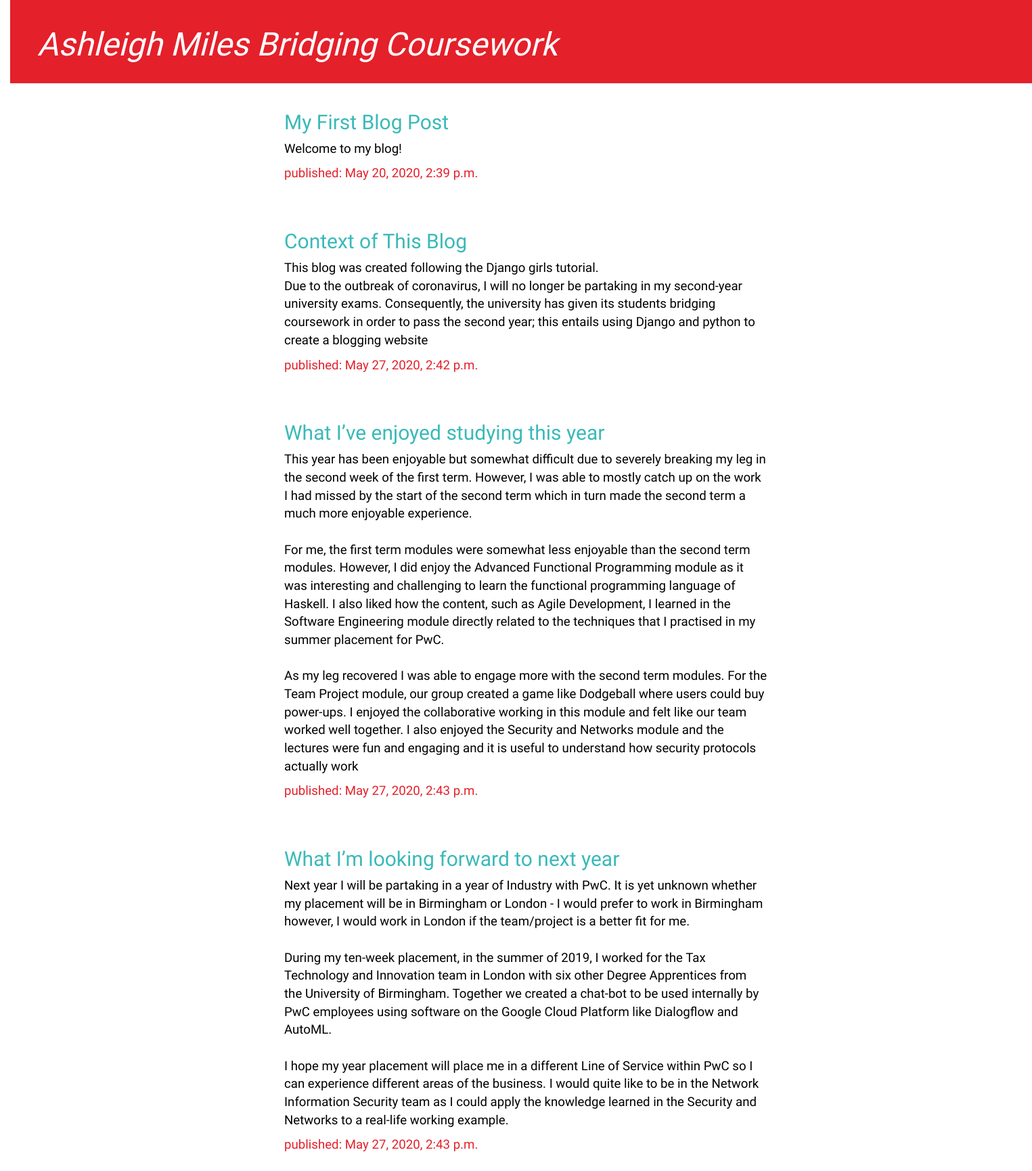
The page / on the database its author committed.
### blog/models.py (models this page shows, shortened)
class Post(models.Model):
    author = models.ForeignKey(settings.AUTH_USER_MODEL, on_delete=models.CASCADE)
    title = models.CharField(max_length=200)
    text = models.TextField()
    created_date = models.DateTimeField(default=timezone.now)
    published_date = models.DateTimeField(blank=True, null=True)

### blog/views.py (the view)
# urls.py: path('', views.post_list, name='post_list'),
def post_list(request):
    posts = Post.objects.filter(published_date__lte=timezone.now()).order_by('published_date')
    return render(request, 'blog/post_list.html', {'posts':posts})

### blog/templates/blog/post_list.html
{% extends 'blog/base.html' %}
{% block content%}
    {% for post in posts %}
        <div class = post>
            <h2><a href="{% url 'post_detail' pk=post.pk %}">{{post.title}}</a></h2>
            <p>{{post.text|linebreaksbr}}</p>
            {% if post.published_date %}
                <div class ="date">
                    <p>published: {{ post.published_date}}</p>
                </div>
            {% endif %}
        </div>
    {% endfor %}
{% endblock %}

### blog/static/css/blog.css (style rules this page uses)
body { padding-left: 15px; }
h1, h2, h3, h4 { font-family:'Orbitron', sans-serif; }
.post { margin-bottom: 70px; }
.post h2 a, .post h2 a:visited, .post h2 { color: #3ab9b9; }
.post p { font-family: 'Raleway', sans-serif; font-size: 14pt; color:#000000; }
.date p { color: #e4202a; }

### rows shown on the page
Post: title "My First Blog Post", text "Welcome to my blog!", published_date "May 20, 2020, 2:39 p.m."
Post: title "Context of This Blog", text "This blog was created following the Django girls tutorial. Due to the outbreak of coronavirus, I will no longer be partaking in my second-year university exams. Consequently, the university has given its students bridging coursework in order to pass the second year; this entails using Django and python to create a blogging website", published_date "May 27, 2020, 2:42 p.m."
Post: title "What I’ve enjoyed studying this year", text "This year has been enjoyable but somewhat difficult due to severely breaking my leg in the second week of the first term. However, I was able to mostly catch up on the work I had missed by the start of the second term which in turn made the second term a much more enjoyable experience. For me, the first term modules were somewhat less enjoyable than the second term modules. However, I did enjoy the Advanced Functional Programming module as it was interesting and challenging to learn the functional programming language of Haskell. I also liked how the content, such as Agile Development, I learned in the Software Engineering module directly related to the techniques that I practised in my…", published_date "May 27, 2020, 2:43 p.m."
Post: title "What I’m looking forward to next year", text "Next year I will be partaking in a year of Industry with PwC. It is yet unknown whether my placement will be in Birmingham or London - I would prefer to work in Birmingham however, I would work in London if the team/project is a better fit for me. During my ten-week placement, in the summer of 2019, I worked for the Tax Technology and Innovation team in London with six other Degree Apprentices from the University of Birmingham. Together we created a chat-bot to be used internally by PwC employees using software on the Google Cloud Platform like Dialogflow and AutoML. I hope my year placement will place me in a different Line of Service within PwC so I can experience different areas of the…", published_date "May 27, 2020, 2:43 p.m."
